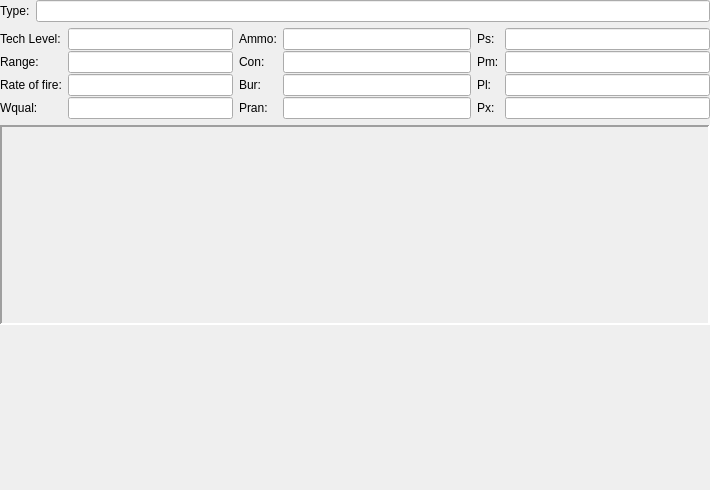
<?xml version="1.0" encoding="UTF-8"?>
<ui version="4.0">
 <class>WeaponForm</class>
 <widget class="QWidget" name="WeaponForm">
  <property name="geometry">
   <rect>
    <x>0</x>
    <y>0</y>
    <width>710</width>
    <height>490</height>
   </rect>
  </property>
  <property name="windowTitle">
   <string>Form</string>
  </property>
  <layout class="QVBoxLayout" name="verticalLayout">
   <property name="leftMargin">
    <number>0</number>
   </property>
   <property name="topMargin">
    <number>0</number>
   </property>
   <property name="rightMargin">
    <number>0</number>
   </property>
   <property name="bottomMargin">
    <number>0</number>
   </property>
   <item>
    <layout class="QGridLayout" name="mainLayout">
     <item row="2" column="0">
      <spacer name="verticalSpacer">
       <property name="orientation">
        <enum>Qt::Vertical</enum>
       </property>
       <property name="sizeHint" stdset="0">
        <size>
         <width>20</width>
         <height>278</height>
        </size>
       </property>
      </spacer>
     </item>
     <item row="0" column="0" colspan="2">
      <layout class="QGridLayout" name="dataLayout">
       <property name="verticalSpacing">
        <number>-1</number>
       </property>
       <item row="1" column="0">
        <layout class="QFormLayout" name="traitLayout">
         <property name="verticalSpacing">
          <number>1</number>
         </property>
         <item row="1" column="0">
          <widget class="QLabel" name="rngLabel">
           <property name="text">
            <string>Range:</string>
           </property>
           <property name="buddy">
            <cstring>rngLineEdit</cstring>
           </property>
          </widget>
         </item>
         <item row="1" column="1">
          <widget class="QLineEdit" name="rngLineEdit">
           <property name="layoutDirection">
            <enum>Qt::RightToLeft</enum>
           </property>
           <property name="alignment">
            <set>Qt::AlignRight|Qt::AlignTrailing|Qt::AlignVCenter</set>
           </property>
           <property name="readOnly">
            <bool>true</bool>
           </property>
          </widget>
         </item>
         <item row="2" column="1">
          <widget class="QLineEdit" name="rofLineEdit">
           <property name="layoutDirection">
            <enum>Qt::RightToLeft</enum>
           </property>
           <property name="alignment">
            <set>Qt::AlignRight|Qt::AlignTrailing|Qt::AlignVCenter</set>
           </property>
           <property name="readOnly">
            <bool>true</bool>
           </property>
          </widget>
         </item>
         <item row="3" column="0">
          <widget class="QLabel" name="wqualLabel">
           <property name="text">
            <string>Wqual:</string>
           </property>
           <property name="buddy">
            <cstring>wqualLineEdit</cstring>
           </property>
          </widget>
         </item>
         <item row="3" column="1">
          <widget class="QLineEdit" name="wqualLineEdit">
           <property name="layoutDirection">
            <enum>Qt::RightToLeft</enum>
           </property>
           <property name="alignment">
            <set>Qt::AlignRight|Qt::AlignTrailing|Qt::AlignVCenter</set>
           </property>
           <property name="readOnly">
            <bool>true</bool>
           </property>
          </widget>
         </item>
         <item row="2" column="0">
          <widget class="QLabel" name="rofLabel">
           <property name="text">
            <string>Rate of fire:</string>
           </property>
           <property name="buddy">
            <cstring>rofLineEdit</cstring>
           </property>
          </widget>
         </item>
         <item row="0" column="0">
          <widget class="QLabel" name="techLevelLabel">
           <property name="text">
            <string>Tech Level:</string>
           </property>
          </widget>
         </item>
         <item row="0" column="1">
          <widget class="QLineEdit" name="techLevelLineEdit">
           <property name="alignment">
            <set>Qt::AlignRight|Qt::AlignTrailing|Qt::AlignVCenter</set>
           </property>
           <property name="readOnly">
            <bool>true</bool>
           </property>
          </widget>
         </item>
        </layout>
       </item>
       <item row="1" column="1">
        <layout class="QFormLayout" name="ammoLayout">
         <property name="verticalSpacing">
          <number>1</number>
         </property>
         <item row="0" column="0">
          <widget class="QLabel" name="ammoLabel">
           <property name="text">
            <string>Ammo:</string>
           </property>
           <property name="buddy">
            <cstring>ammoLineEdit</cstring>
           </property>
          </widget>
         </item>
         <item row="0" column="1">
          <widget class="QLineEdit" name="ammoLineEdit">
           <property name="layoutDirection">
            <enum>Qt::RightToLeft</enum>
           </property>
           <property name="alignment">
            <set>Qt::AlignRight|Qt::AlignTrailing|Qt::AlignVCenter</set>
           </property>
           <property name="readOnly">
            <bool>true</bool>
           </property>
          </widget>
         </item>
         <item row="1" column="0">
          <widget class="QLabel" name="conLabel">
           <property name="text">
            <string>Con:</string>
           </property>
           <property name="buddy">
            <cstring>conLineEdit</cstring>
           </property>
          </widget>
         </item>
         <item row="1" column="1">
          <widget class="QLineEdit" name="conLineEdit">
           <property name="layoutDirection">
            <enum>Qt::RightToLeft</enum>
           </property>
           <property name="alignment">
            <set>Qt::AlignRight|Qt::AlignTrailing|Qt::AlignVCenter</set>
           </property>
           <property name="readOnly">
            <bool>true</bool>
           </property>
          </widget>
         </item>
         <item row="2" column="0">
          <widget class="QLabel" name="burLabel">
           <property name="text">
            <string>Bur:</string>
           </property>
           <property name="buddy">
            <cstring>burLineEdit</cstring>
           </property>
          </widget>
         </item>
         <item row="2" column="1">
          <widget class="QLineEdit" name="burLineEdit">
           <property name="layoutDirection">
            <enum>Qt::RightToLeft</enum>
           </property>
           <property name="alignment">
            <set>Qt::AlignRight|Qt::AlignTrailing|Qt::AlignVCenter</set>
           </property>
           <property name="readOnly">
            <bool>true</bool>
           </property>
          </widget>
         </item>
         <item row="3" column="0">
          <widget class="QLabel" name="pranLabel">
           <property name="text">
            <string>Pran:</string>
           </property>
           <property name="buddy">
            <cstring>pranLineEdit</cstring>
           </property>
          </widget>
         </item>
         <item row="3" column="1">
          <widget class="QLineEdit" name="pranLineEdit">
           <property name="layoutDirection">
            <enum>Qt::RightToLeft</enum>
           </property>
           <property name="alignment">
            <set>Qt::AlignRight|Qt::AlignTrailing|Qt::AlignVCenter</set>
           </property>
           <property name="readOnly">
            <bool>true</bool>
           </property>
          </widget>
         </item>
        </layout>
       </item>
       <item row="1" column="2">
        <layout class="QFormLayout" name="pLayout">
         <property name="verticalSpacing">
          <number>1</number>
         </property>
         <item row="0" column="0">
          <widget class="QLabel" name="psLabel">
           <property name="text">
            <string>Ps:</string>
           </property>
           <property name="buddy">
            <cstring>psLineEdit</cstring>
           </property>
          </widget>
         </item>
         <item row="0" column="1">
          <widget class="QLineEdit" name="psLineEdit">
           <property name="layoutDirection">
            <enum>Qt::RightToLeft</enum>
           </property>
           <property name="alignment">
            <set>Qt::AlignRight|Qt::AlignTrailing|Qt::AlignVCenter</set>
           </property>
           <property name="readOnly">
            <bool>true</bool>
           </property>
          </widget>
         </item>
         <item row="1" column="0">
          <widget class="QLabel" name="pmLabel">
           <property name="text">
            <string>Pm:</string>
           </property>
           <property name="buddy">
            <cstring>pmLineEdit</cstring>
           </property>
          </widget>
         </item>
         <item row="1" column="1">
          <widget class="QLineEdit" name="pmLineEdit">
           <property name="layoutDirection">
            <enum>Qt::RightToLeft</enum>
           </property>
           <property name="alignment">
            <set>Qt::AlignRight|Qt::AlignTrailing|Qt::AlignVCenter</set>
           </property>
           <property name="readOnly">
            <bool>true</bool>
           </property>
          </widget>
         </item>
         <item row="2" column="0">
          <widget class="QLabel" name="plLabel">
           <property name="text">
            <string>Pl:</string>
           </property>
           <property name="buddy">
            <cstring>plLineEdit</cstring>
           </property>
          </widget>
         </item>
         <item row="2" column="1">
          <widget class="QLineEdit" name="plLineEdit">
           <property name="layoutDirection">
            <enum>Qt::RightToLeft</enum>
           </property>
           <property name="alignment">
            <set>Qt::AlignRight|Qt::AlignTrailing|Qt::AlignVCenter</set>
           </property>
           <property name="readOnly">
            <bool>true</bool>
           </property>
          </widget>
         </item>
         <item row="3" column="0">
          <widget class="QLabel" name="pxLabel">
           <property name="text">
            <string>Px:</string>
           </property>
           <property name="buddy">
            <cstring>pxLineEdit</cstring>
           </property>
          </widget>
         </item>
         <item row="3" column="1">
          <widget class="QLineEdit" name="pxLineEdit">
           <property name="layoutDirection">
            <enum>Qt::RightToLeft</enum>
           </property>
           <property name="alignment">
            <set>Qt::AlignRight|Qt::AlignTrailing|Qt::AlignVCenter</set>
           </property>
           <property name="readOnly">
            <bool>true</bool>
           </property>
          </widget>
         </item>
        </layout>
       </item>
       <item row="0" column="0" colspan="3">
        <layout class="QFormLayout" name="wtypLayout">
         <property name="fieldGrowthPolicy">
          <enum>QFormLayout::ExpandingFieldsGrow</enum>
         </property>
         <property name="labelAlignment">
          <set>Qt::AlignRight|Qt::AlignTrailing|Qt::AlignVCenter</set>
         </property>
         <property name="formAlignment">
          <set>Qt::AlignLeading|Qt::AlignLeft|Qt::AlignTop</set>
         </property>
         <property name="verticalSpacing">
          <number>1</number>
         </property>
         <property name="leftMargin">
          <number>0</number>
         </property>
         <item row="0" column="0">
          <widget class="QLabel" name="wtypLabel">
           <property name="text">
            <string>Type:</string>
           </property>
           <property name="buddy">
            <cstring>wtypLineEdit</cstring>
           </property>
          </widget>
         </item>
         <item row="0" column="1">
          <widget class="QLineEdit" name="wtypLineEdit">
           <property name="layoutDirection">
            <enum>Qt::RightToLeft</enum>
           </property>
           <property name="alignment">
            <set>Qt::AlignRight|Qt::AlignTrailing|Qt::AlignVCenter</set>
           </property>
           <property name="readOnly">
            <bool>true</bool>
           </property>
          </widget>
         </item>
        </layout>
       </item>
      </layout>
     </item>
     <item row="1" column="0" colspan="2">
      <widget class="QFrame" name="svgFrame">
       <property name="minimumSize">
        <size>
         <width>0</width>
         <height>200</height>
        </size>
       </property>
       <property name="frameShape">
        <enum>QFrame::Panel</enum>
       </property>
       <property name="frameShadow">
        <enum>QFrame::Sunken</enum>
       </property>
       <property name="lineWidth">
        <number>2</number>
       </property>
      </widget>
     </item>
    </layout>
   </item>
  </layout>
 </widget>
 <tabstops>
  <tabstop>wtypLineEdit</tabstop>
  <tabstop>rngLineEdit</tabstop>
  <tabstop>rofLineEdit</tabstop>
  <tabstop>wqualLineEdit</tabstop>
  <tabstop>ammoLineEdit</tabstop>
  <tabstop>conLineEdit</tabstop>
  <tabstop>burLineEdit</tabstop>
  <tabstop>pranLineEdit</tabstop>
  <tabstop>psLineEdit</tabstop>
  <tabstop>pmLineEdit</tabstop>
  <tabstop>plLineEdit</tabstop>
  <tabstop>pxLineEdit</tabstop>
 </tabstops>
 <resources/>
 <connections/>
 <slots>
  <slot>print()</slot>
 </slots>
</ui>
